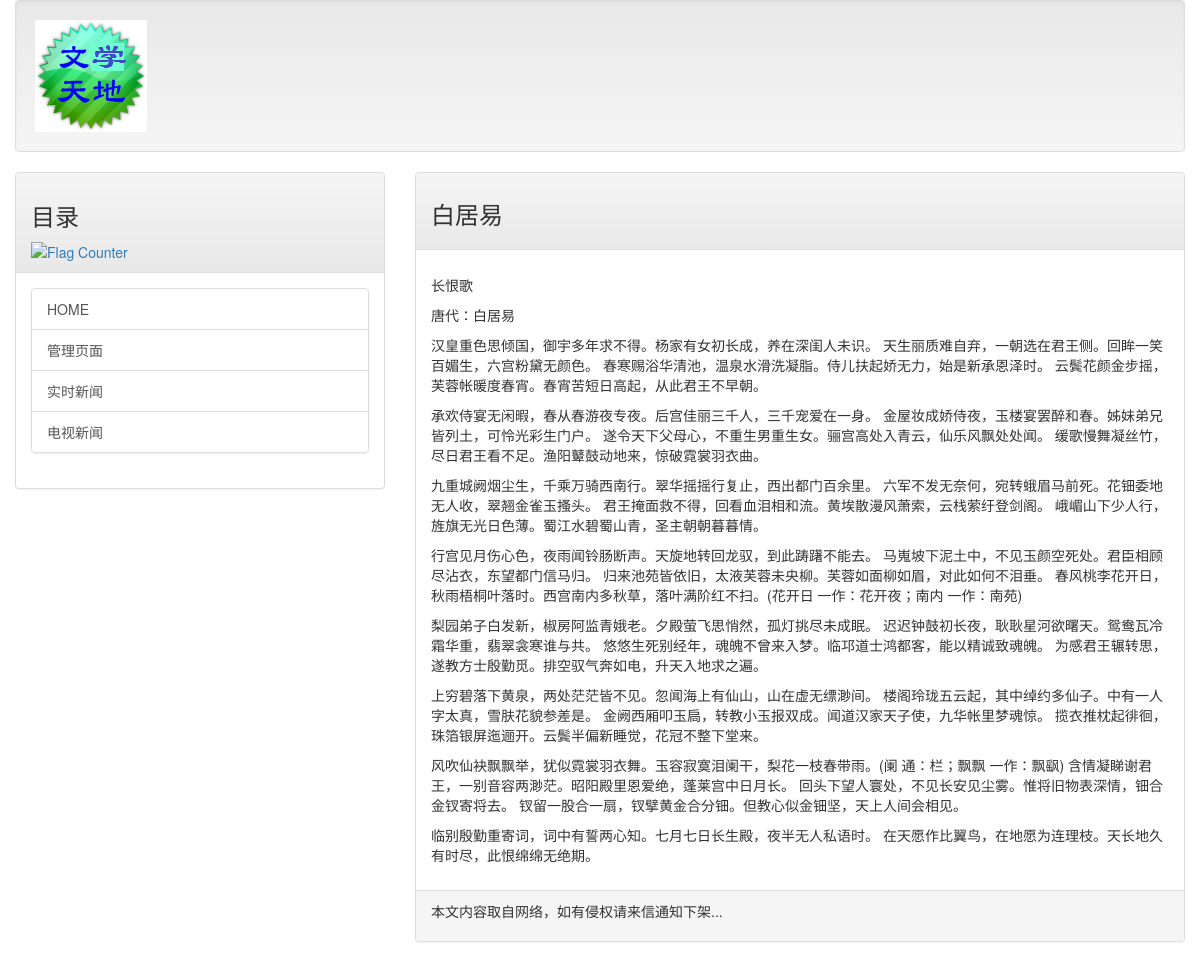
/post/q3, run on the app's committed database.
### mainsite/models.py (models this page shows, shortened)
class Post(models.Model):
    title = models.CharField(max_length=200)
    slug = models.CharField(max_length=200)
    body = models.TextField()
    pub_date = models.DateTimeField(default=timezone.now)
    class Meta:
        ordering = ('-pub_date',)

### mainsite/views.py (the view)
# urls.py: url(r'^post/(\w+)$',showpost),
def showpost(request,slug):
    template = get_template('post.html')
    try:
        post = Post.objects.get(slug = slug)
        if post != None:
            html = template.render(locals())
            return HttpResponse(html)
    except:
        return redirect('/')

### templates/post.html (shortened to what this page needs)
{% extends 'base.html' %}
{% load markdown_deux_tags %}
{% block headmessage %}
    <h3 style='font-family:微软雅黑;'>{{ post.title }}</h3>
{% endblock %}
{% block content %}
        <p style='font-family:微软雅黑;font-size:12pt;letter-spacing:2pt;'>
            {{ post.body | markdown }}</a>
        </p>
{% endblock %}

### data on the page
Post: title "白居易", body "长恨歌 唐代：白居易 汉皇重色思倾国，御宇多年求不得。杨家有女初长成，养在深闺人未识。 天生丽质难自弃，一朝选在君王侧。回眸一笑百媚生，六宫粉黛无颜色。 春寒赐浴华清池，温泉水滑洗凝脂。侍儿扶起娇无力，始是新承恩泽时。 云鬓花颜金步摇，芙蓉帐暖度春宵。春宵苦短日高起，从此君王不早朝。 承欢侍宴无闲暇，春从春游夜专夜。后宫佳丽三千人，三千宠爱在一身。 金屋妆成娇侍夜，玉楼宴罢醉和春。姊妹弟兄皆列土，可怜光彩生门户。 遂令天下父母心，不重生男重生女。骊宫高处入青云，仙乐风飘处处闻。 缓歌慢舞凝丝竹，尽日君王看不足。渔阳鼙鼓动地来，惊破霓裳羽衣曲。 九重城阙烟尘生，千乘万骑西南行。翠华摇摇行复止，西出都门百余里。 六军不发无奈何，宛转蛾眉马前死。花钿委地无人收，翠翘金雀玉搔头。 君王掩面救不得，回看血泪相和流。黄埃散漫风萧索，云栈萦纡登剑阁。 峨嵋山下少人行，旌旗无光日色薄。蜀江水碧蜀山青，圣主朝朝暮暮情。 行宫见月伤心色，夜雨闻铃肠断声。天旋地转回龙驭，到此踌躇不能去。 马嵬坡下泥土中，不见玉颜空死处。君臣相顾尽沾衣，东望都门信马归。 归来池苑皆依旧，太液芙蓉未央柳。芙蓉如面柳如眉，对此如何不泪垂。 春风桃李花开日，秋雨梧桐叶落时。西宫南内多秋草，落叶满阶红不扫。(花开日 一作：花开夜；南内 一作：南苑) 梨园弟子白发新，椒房阿监青娥老。夕殿萤飞思悄然，孤灯挑尽未成眠。 迟迟钟鼓初长夜，耿耿星河欲曙天。鸳鸯瓦冷霜华重，翡翠衾寒谁与共。 悠悠生死别经年，魂魄不曾来入梦。临邛道士鸿都客，能以精诚致魂魄。 为感君王辗转思，遂教方士殷勤觅。排空驭气奔如电，升天入地求之遍。…"
